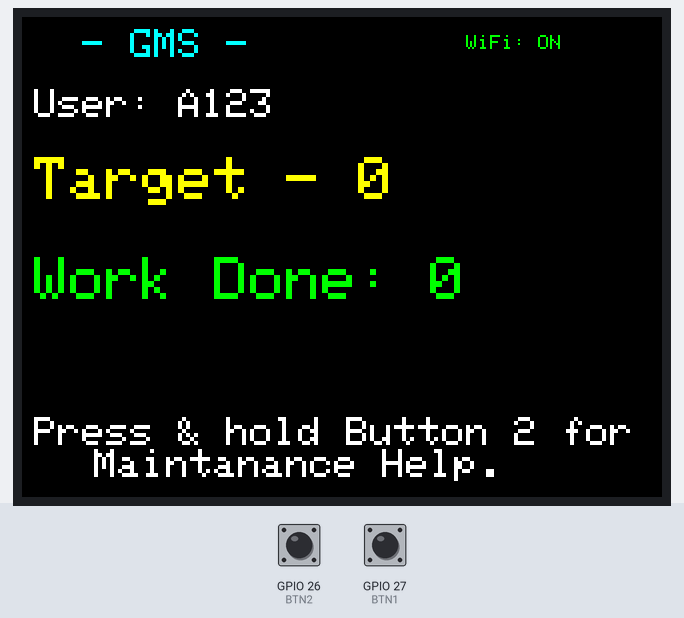
A sketch run on a simulated ESP32. Shown: 320×240 colour display. Inputs (shaded band) come from the test bench; at power-on: GPIO 27 (BTN1) HIGH, GPIO 26 (BTN2) HIGH. WiFi joins after 1.5 s; servers stay silent unless stated; uploads are accepted with an empty reply; the local clock reads 2024-03-15 10:24:30 at power-on unless the sketch sets it; what the sketch prints to the serial monitor is not drawn.

Above: at 3.8 s.
3.9 s: GPIO 27 (BTN1) pulled LOW for 3.2 s
At 5.73 s:
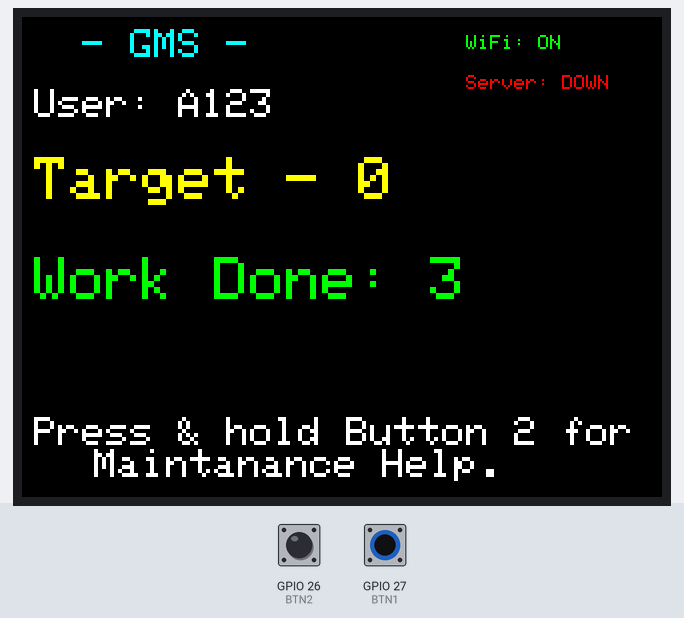
At 7.8 s:
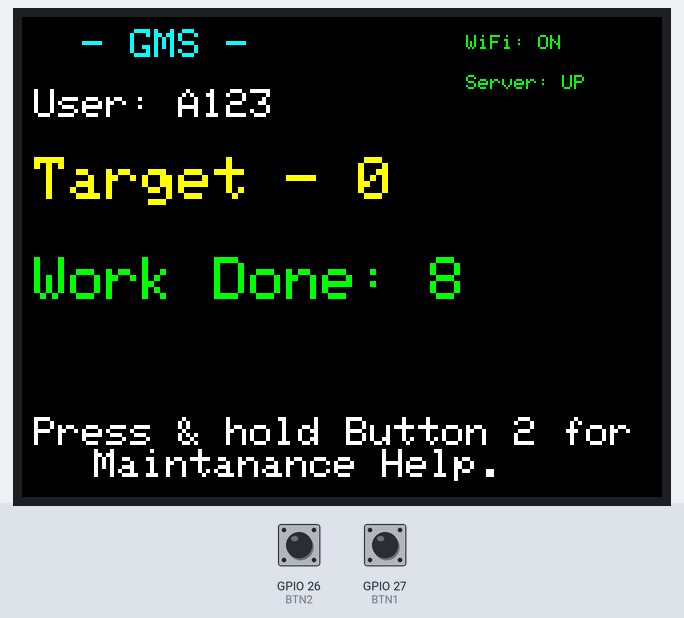
8.6 s: GPIO 26 (BTN2) pulled LOW for 3.2 s
At 11.8 s:
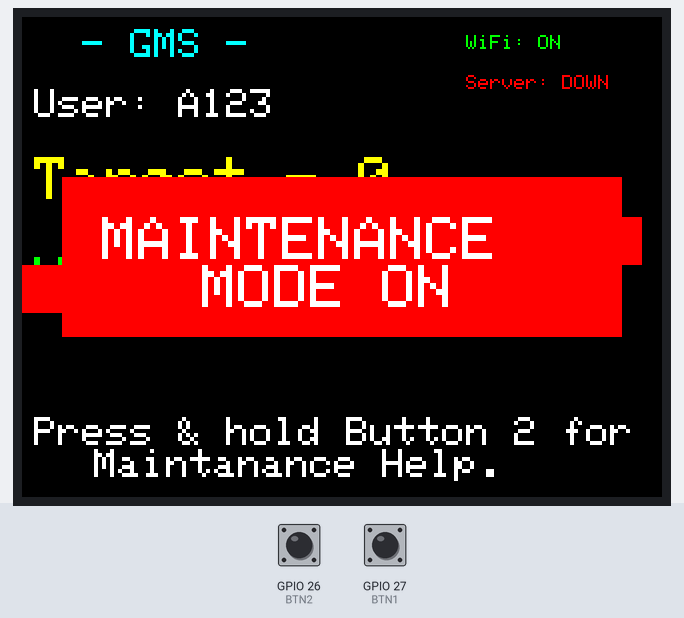
Timing chart, 0 to 13.3 s (numbered marks = the images above; inputs shaded):
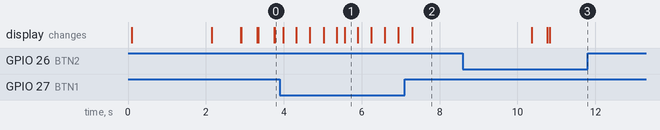

The sketch:

Garments_with_wifi_status.ino
```cpp
//need to change the wifi config &
// server ip
// run "server.py" with this.

#include <WiFi.h>
#include <HTTPClient.h>
#include <ArduinoJson.h>
#include <SPI.h>
#include <Adafruit_GFX.h>
#include <Adafruit_ILI9341.h>
#include "time.h"

// ---------wifi config ----------
const char* ssid = "Faisal";
const char* password = "987654321";

// ip & port
const char* SERVER_IP = "192.168.30.31"; // change as per pc ip
const int SERVER_PORT = 8000;

String userName = "A123"; // current user
int targetNumber = 0;
int doneCount = 0;
bool maintenanceActive = false;   // lock device when maintenance triggered
bool targetAchieved = false;      // track if target reached

//tft pins
#define TFT_CS   15
#define TFT_DC   2
#define TFT_RST  4
#define TFT_MOSI 23
#define TFT_SCLK 18
#define TFT_MISO 19

Adafruit_ILI9341 tft = Adafruit_ILI9341(TFT_CS, TFT_DC, TFT_MOSI, TFT_SCLK, TFT_RST);

// Buttons
const int BTN1 = 27; // increment
const int BTN2 = 26; // maintainance (long press for 2s)
unsigned long btn1_last = 0;
unsigned long btn2_press_time = 0;
bool btn2_pressed = false;
const unsigned long debounce_ms = 50;
const unsigned long longpress_ms = 2000;

// Timing
unsigned long lastTargetPoll = 0;
const unsigned long pollIntervalMs = 5000; // poll every 5s for updated target

// NTP - date time update
const char* ntpServer = "pool.ntp.org";
const long gmtOffset_sec = 0;
const int daylightOffset_sec = 0;

// helpers
bool serverReachable = false;

void setup() {
  Serial.begin(115200);
  delay(100);
  Serial.println("ESP32 starting...");

  // Buttons
  pinMode(BTN1, INPUT_PULLUP);
  pinMode(BTN2, INPUT_PULLUP);

  // TFT init
  tft.begin();
  tft.setRotation(1);
  tft.fillScreen(ILI9341_BLACK);
  tft.setTextSize(2);
  tft.setTextColor(ILI9341_WHITE, ILI9341_BLACK);

  // connect WiFi
  connectWiFi();

  // NTP setup to get date/time
  configTime(gmtOffset_sec, daylightOffset_sec, ntpServer);

  // initial target fetch
  fetchTargetFromServer();

  // initial screen
  drawDisplay();
}

void loop() {
  unsigned long now = millis();

  // Poll target periodically
  if (now - lastTargetPoll > pollIntervalMs) {
    lastTargetPoll = now;
    fetchTargetFromServer();
  }

 if (!maintenanceActive) {
  // handle button1 - increment
  if (digitalRead(BTN1) == LOW) {
    if (millis() - btn1_last > 300) {
      btn1_last = millis();
      onButton1Press();
    }
  }

  // handle button2 long press
  if (digitalRead(BTN2) == LOW) {
    if (!btn2_pressed) {
      btn2_pressed = true;
      btn2_press_time = millis();
    } else {
      if (millis() - btn2_press_time >= longpress_ms) {
        onButton2LongPress();
        while (digitalRead(BTN2) == LOW) { delay(10); }
        btn2_pressed = false;
      }
    }
  } else {
    btn2_pressed = false;
  }
 }

  // update display status area every loop
  if (!maintenanceActive) {
    drawStatusOnly(); // display will not update if maintainance is on
  }
  delay(10);
}

// ---------------------------
// BUTTON HANDLERS
// ---------------------------
void onButton1Press() {
  doneCount++;
  Serial.printf("[BTN1] %s doneCount -> %d (target %d)\n", userName.c_str(), doneCount, targetNumber);
  // send JSON to server
  sendDoneToServer();
  if (!maintenanceActive) {
    drawDisplay();  // if maintainance is on, the display will not fetch
  }


  // if target reached show congrats
  if (targetNumber > 0 && doneCount >= targetNumber && !targetAchieved) {
  showTargetCompleteMessage();   // congrats overlay
  delay(3000);                   // show for 3s
  targetAchieved = true;         // mark achieved
  }
}

void onButton2LongPress() {
  Serial.printf("[BTN2 LONG] Maintenance requested by %s\n", userName.c_str());
  maintenanceActive = true;   // lock device
  showMaintenanceMessage();   // stays until restart
  sendMaintenanceToServer();
  //drawDisplay();
}

// ---------------------------
// wifi & server
// ---------------------------
void connectWiFi() {
  Serial.printf("Connecting to WiFi '%s' ...\n", ssid);
  WiFi.begin(ssid, password);

  unsigned long start = millis();
  while (WiFi.status() != WL_CONNECTED && millis() - start < 20000) {
    Serial.print(".");
    delay(500);
  }
  if (WiFi.status() == WL_CONNECTED) {
    Serial.println("\nWiFi connected: ");
    Serial.println(WiFi.localIP());
    serverReachable = true; // initially assume reachable; we'll verify on request
  } else {
    Serial.println("\nWiFi connection failed.");
    serverReachable = false;
  }
}

bool checkServerReachable() {
  if (WiFi.status() != WL_CONNECTED) return false;
  HTTPClient http;
  String url = String("http://") + SERVER_IP + ":" + String(SERVER_PORT) + "/"; // root
  http.begin(url);
  http.setTimeout(3000);
  int code = http.GET();
  http.end();
  bool ok = (code == 200);
  serverReachable = ok;
  return ok;
}

void fetchTargetFromServer() {
  if (WiFi.status() != WL_CONNECTED) {
    Serial.println("[fetchTarget] WiFi not connected");
    serverReachable = false;
    return;
  }
  String url = String("http://") + SERVER_IP + ":" + String(SERVER_PORT) + "/get_target?user=" + userName;
  Serial.println("[fetchTarget] GET " + url);
  HTTPClient http;
  http.begin(url);
  int code = http.GET();
  if (code > 0 && code == 200) {
    String payload = http.getString();
    Serial.println("[fetchTarget] payload: " + payload);
    // parse JSON
    DynamicJsonDocument doc(256);
    DeserializationError err = deserializeJson(doc, payload);
    if (!err) {
      targetNumber = doc["target"] | 0;
      if (doneCount < targetNumber) {
        targetAchieved = false; //reset flag after new target arrives
      }
      serverReachable = true;
    } else {
      Serial.println("[fetchTarget] JSON parse error");
      serverReachable = false;
    }
  } else {
    Serial.printf("[fetchTarget] Error code: %d\n", code);
    serverReachable = false;
  }
  http.end();
  if (!maintenanceActive) {
    drawDisplay();
  }
}

// Send /data on every BTN1 press with date/time/user/target/done
void sendDoneToServer() {
  if (WiFi.status() != WL_CONNECTED) {
    Serial.println("[sendDone] WiFi disconnected");
    return;
  }
  // Get date/time
  struct tm timeinfo;
  if (!getLocalTime(&timeinfo)) {
    Serial.println("[sendDone] Failed to obtain time");
  }
  char datestr[32], timestr[32];
  if (getLocalTime(&timeinfo)) {
    strftime(datestr, sizeof(datestr), "%Y-%m-%d", &timeinfo);
    strftime(timestr, sizeof(timestr), "%H:%M:%S", &timeinfo);
  } else {
    strcpy(datestr, "n/a");
    strcpy(timestr, "n/a");
  }

  // build JSON
  DynamicJsonDocument doc(512);
  doc["date"] = String(datestr);
  doc["time"] = String(timestr);
  doc["user"] = userName;
  doc["target"] = targetNumber;
  doc["done"] = doneCount;

  String json;
  serializeJson(doc, json);

  String url = String("http://") + SERVER_IP + ":" + String(SERVER_PORT) + "/data";
  Serial.println("[sendDone] POST " + url + " -> " + json);

  HTTPClient http;
  http.begin(url);
  http.addHeader("Content-Type", "application/json");
  int code = http.POST(json);
  if (code > 0) {
    String payload = http.getString();
    Serial.printf("[sendDone] response %d: %s\n", code, payload.c_str());
    serverReachable = (code == 200);
  } else {
    Serial.printf("[sendDone] error code %d\n", code);
    serverReachable = false;
  }
  http.end();
}

// Send maintenance notify (btn2 long prs)
void sendMaintenanceToServer() {
  if (WiFi.status() != WL_CONNECTED) {
    Serial.println("[sendMaint] WiFi disconnected");
    return;
  }

  // build JSON
  DynamicJsonDocument doc(256);
  doc["user"] = userName;
  doc["message"] = String("Maintenance needed for user ") + userName;

  String json;
  serializeJson(doc, json);

  String url = String("http://") + SERVER_IP + ":" + String(SERVER_PORT) + "/notify";
  Serial.println("[sendMaint] POST " + url + " -> " + json);

  HTTPClient http;
  http.begin(url);
  http.addHeader("Content-Type", "application/json");
  int code = http.POST(json);
  if (code > 0) {
    String payload = http.getString();
    Serial.printf("[sendMaint] response %d: %s\n", code, payload.c_str());
    serverReachable = (code == 200);
  } else {
    Serial.printf("[sendMaint] error code %d\n", code);
    serverReachable = false;
  }
  http.end();
}

// ---------------------------
// display
// ---------------------------
void drawDisplay() {
  tft.fillScreen(ILI9341_BLACK);

  // Title
  tft.setCursor(6, 6);
  tft.setTextSize(2);
  tft.setTextColor(ILI9341_CYAN, ILI9341_BLACK);
  tft.println("  - GMS -");

  // User & Target
  tft.setTextSize(2);
  tft.setCursor(6, 36);
  tft.setTextColor(ILI9341_WHITE, ILI9341_BLACK);
  tft.printf("User: %s\n", userName.c_str());

  tft.setCursor(6, 70);
  tft.setTextSize(3);
  tft.setTextColor(ILI9341_YELLOW, ILI9341_BLACK);
  tft.printf("Target - %d\n", targetNumber);

  // Done count
  tft.setCursor(6, 120);
  tft.setTextSize(3);
  tft.setTextColor(ILI9341_GREEN, ILI9341_BLACK);
  tft.printf("Work Done: %d\n", doneCount);

  //target achieve
  if (targetAchieved) {
  tft.setCursor(6, 160);
  tft.setTextSize(2);
  tft.setTextColor(ILI9341_MAGENTA, ILI9341_BLACK);
  tft.println("Target Achieved!");
  }

  // bottom message area
  tft.setCursor(6, 200);
  tft.setTextSize(2);
  tft.setTextColor(ILI9341_WHITE, ILI9341_BLACK);
  tft.println("Press & hold Button 2 for    Maintanance Help.");

  // status area (top-right)
  drawStatusOnly();
}

void drawStatusOnly() {
  // top-right small boxes for wifi & server status
  int x = 220, y = 7;
  // wifi status
  tft.fillRect(x, y, 100, 20, ILI9341_BLACK);
  tft.setCursor(x+2, y+2);
  tft.setTextSize(1);
  if (WiFi.status() == WL_CONNECTED) {
    tft.setTextColor(ILI9341_GREEN, ILI9341_BLACK);
    tft.print("WiFi: ON");
  } else {
    tft.setTextColor(ILI9341_RED, ILI9341_BLACK);
    tft.print("WiFi: OFF");
  }

  // server status below wifi
  tft.fillRect(x, y+20, 100, 20, ILI9341_BLACK); //reduced to y+20 from y+25 for inline
  tft.setCursor(x+2, y+22);
  tft.setTextSize(1);
  if (serverReachable || checkServerReachable()) {
    tft.setTextColor(ILI9341_GREEN, ILI9341_BLACK);
    tft.print("Server: UP");
  } else {
    tft.setTextColor(ILI9341_RED, ILI9341_BLACK);
    tft.print("Server: DOWN");
  }
}

// show maintenance overlay
void showMaintenanceMessage() {
  // overlay rectangle center
  int cx = 40, cy = 90;
  tft.fillRect(20, 80, 280, 80, ILI9341_RED);
  tft.setCursor(40, 100);
  tft.setTextSize(3);
  tft.setTextColor(ILI9341_WHITE, ILI9341_RED);
  tft.println("MAINTENANCE         MODE ON");
  Serial.println("Displaying: MAINTENANCE MODE ON");
}

// show completion message
void showTargetCompleteMessage() {
  tft.fillRect(20, 80, 280, 80, ILI9341_BLUE);
  tft.setCursor(30, 100);
  tft.setTextSize(2);
  tft.setTextColor(ILI9341_WHITE, ILI9341_BLUE);
  tft.println("Today's Target is done!");
  tft.setCursor(30, 130);
  tft.println("Well Done!");
  Serial.println("Displaying: Your Today's Target is done! Well Done!");
}
```
